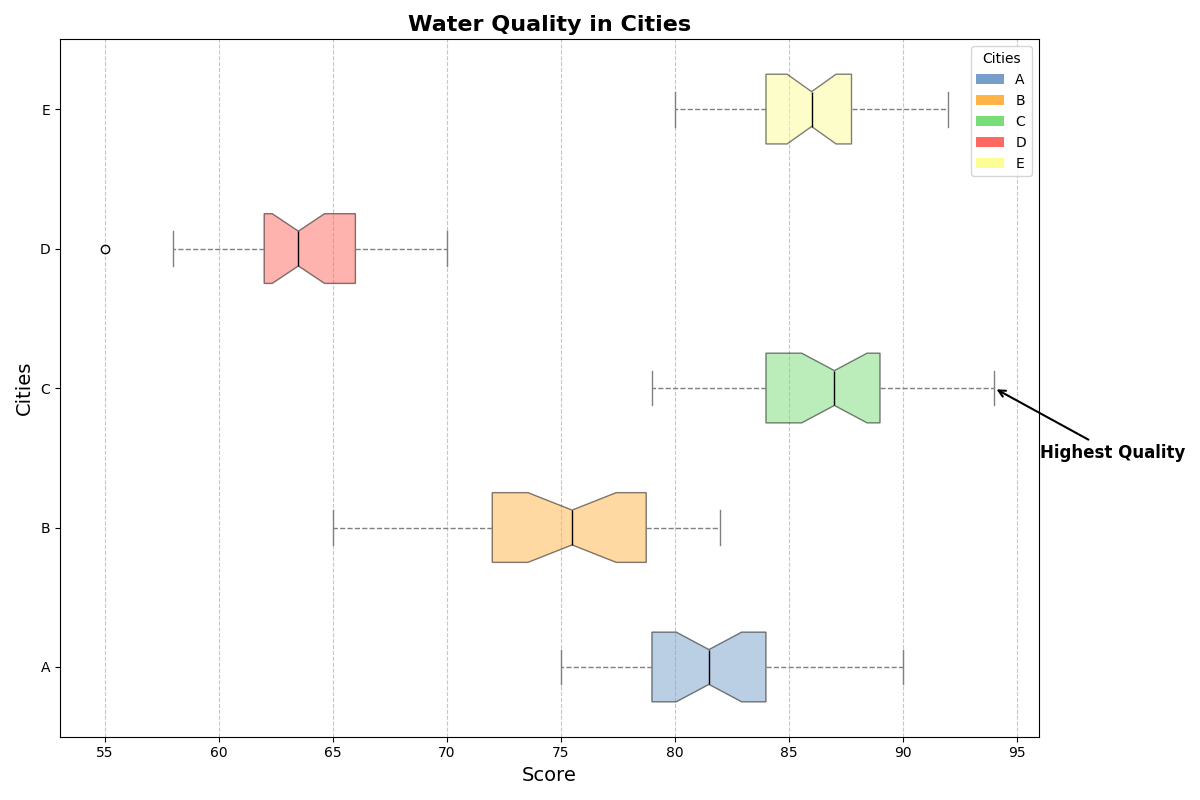

This chart was generated by the following Python code:
import matplotlib.pyplot as plt
from matplotlib.patches import Patch

# Data for water quality scores with manually shuffled scores
water_quality_data = {
    'A': [77, 88, 82, 79, 81, 80, 85, 89, 81, 76, 80, 79, 83, 83, 78, 86, 82, 85, 90, 75, 81, 83, 79, 84, 78, 83, 87, 84, 79, 81],
    'B': [75, 70, 72, 74, 78, 79, 77, 81, 80, 82, 68, 76, 71, 75, 77, 73, 69, 80, 65, 74, 79, 78, 82, 74, 65, 68, 76, 81, 72, 77],
    'C': [85, 88, 83, 93, 82, 80, 84, 83, 89, 89, 94, 92, 84, 83, 86, 86, 87, 90, 87, 88, 88, 87, 85, 79, 81, 90, 90, 92, 89, 86],
    'D': [66, 61, 62, 63, 62, 55, 58, 60, 70, 68, 64, 67, 65, 59, 63, 61, 66, 62, 65, 61, 64, 66, 63, 69, 63, 64, 62, 67, 68, 65],
    'E': [81, 85, 89, 88, 87, 86, 87, 86, 88, 84, 86, 87, 85, 82, 83, 80, 85, 84, 89, 90, 90, 84, 92, 88, 81, 83, 87, 86, 82, 85]
}

city_names = list(water_quality_data.keys())
quality_values = list(water_quality_data.values())

fig, ax = plt.subplots(figsize=(12, 8))
boxplot = ax.boxplot(quality_values, vert=False, patch_artist=True, notch=True, labels=city_names)

colors = ['#779ecb', '#ffb347', '#77dd77', '#ff6961', '#fdfd96']
for patch, color in zip(boxplot['boxes'], colors):
    patch.set_facecolor(color)
    patch.set_alpha(0.5)

plt.setp(boxplot['whiskers'], color='gray', linestyle='--')
plt.setp(boxplot['caps'], color='gray')
plt.setp(boxplot['medians'], color='black')

ax.set_title("Water Quality in Cities", fontsize=16, fontweight='bold')
ax.set_xlabel("Score", fontsize=14)
ax.set_ylabel("Cities", fontsize=14)

ax.xaxis.grid(True, linestyle='--', alpha=0.7)

ax.annotate('Highest Quality', xy=(94, 3), xytext=(96, 2.5),
            arrowprops=dict(facecolor='black', arrowstyle='->', lw=1.5),
            fontsize=12, fontweight='bold', color='black')

legend_elements = [Patch(facecolor=color, label=city) for color, city in zip(colors, city_names)]
ax.legend(handles=legend_elements, title='Cities', loc='upper right')

plt.tight_layout()
plt.show()
